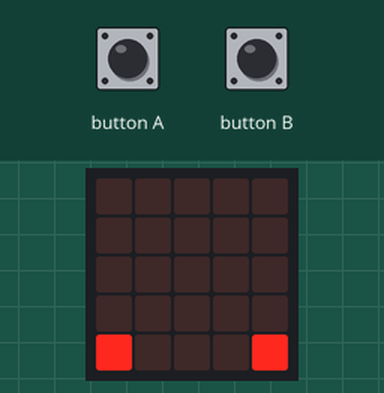
Bench run of a program on a simulated BBC micro:bit running MicroPython. On the bench: the board's 5×5 LED display. The inputs (shaded band) are chosen by the test bench.

Above: at 1.2 s.
1.3 s: button A pressed for 0.15 s
At 1.9 s:
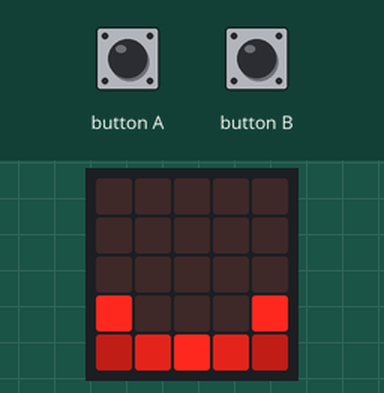
2.9 s: button A pressed for 1 s
At 4.7 s:
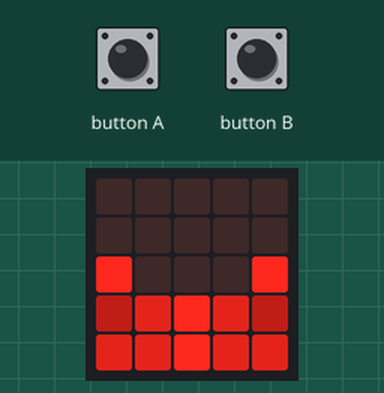
5.4 s: button A pressed for 0.15 s
At 6.2 s:
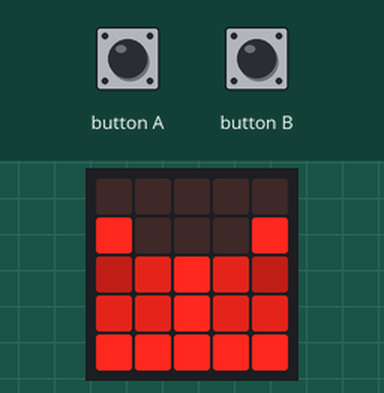
7.0 s: button A pressed for 3.2 s
At 11.4 s:
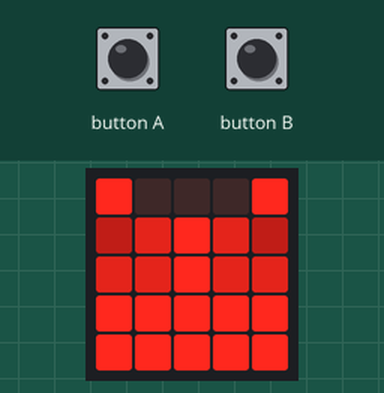
11.7 s: button A pressed for 0.15 s
At 12.2 s:
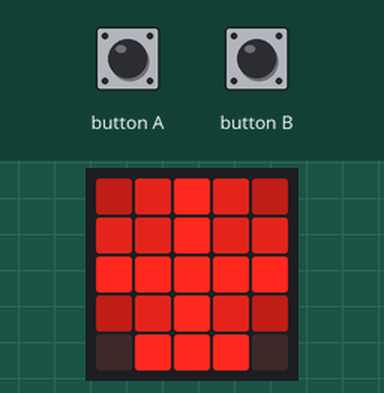
13.3 s: button A pressed for 1 s
At 15.0 s:
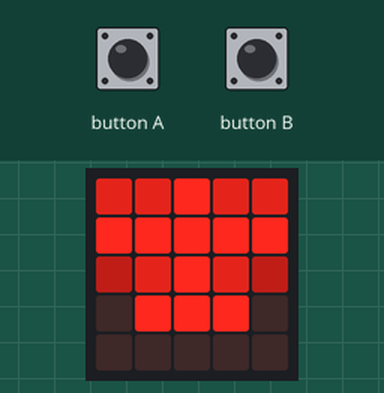
Timing chart, 0 to 16.5 s (numbered marks = the images above; inputs shaded):
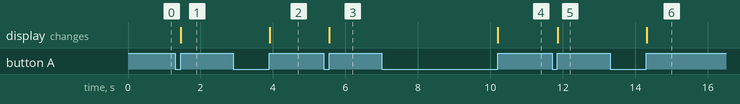

Measured:
- after the input at 1.3 s, the display: changes after 0.15 s (image 1)
- after the input at 2.9 s, the display: changes after 1.0 s (image 2)
- after the input at 5.4 s, the display: changes after 0.15 s (image 3)
- after the input at 7.0 s, the display: changes after 3.2 s (image 4)
- after the input at 11.7 s, the display: changes after 0.15 s (image 5)
- after the input at 13.3 s, the display: changes after 1.0 s (image 6)

The program:

microbit-Programmable_Buttons-2.py
```python
# This displays something on the screen that scrolls up or down depending on which button is pressed.

from microbit import *

# set up variables and custom images
a = 0
val1 = Image("00000:""00000:""00000:""00000:""90009")
val2 = Image("00000:""00000:""00000:""90009:""36963")
val3 = Image("00000:""00000:""90009:""36963:""66966")
val4 = Image("00000:""90009:""36963:""66966:""99999")
val5 = Image("90009:""36963:""66966:""99999:""99999")
val6 = Image("36963:""66966:""99999:""36963:""09990")
val7 = Image("66966:""99999:""36963:""09990:""00000")

# display the first image
display.show(val1)

# enter a loop to check for button presses and update the display accordingly
while True:
    # Debounce the button: enter a loop to check for button A being pressed
    while button_a.is_pressed() == True:
        sleep(10)
        # when button A is released, increment the variable a and break out of the debounce loop
        if button_a.is_pressed() == False:
            a = a + 1
            # don't let a go above 6
            if(a >= 6):
                a = 6
            break
    # do the same for button B, but decrement a instead of incrementing it
    while button_b.is_pressed() == True:
        sleep(10)
        if button_b.is_pressed() == False:
            a = a - 1
            if(a <= 0):
                a = 0
            break

    # check the value of a and display the corresponding image
    if a == 0:
        display.show(val1)
    if a == 1:
        display.show(val2)
    if a == 2:
        display.show(val3)
    if a == 3:
        display.show(val4)
    if a == 4:
        display.show(val5)
    if a == 5:
        display.show(val6)
    if a == 6:
        display.show(val7)
```
